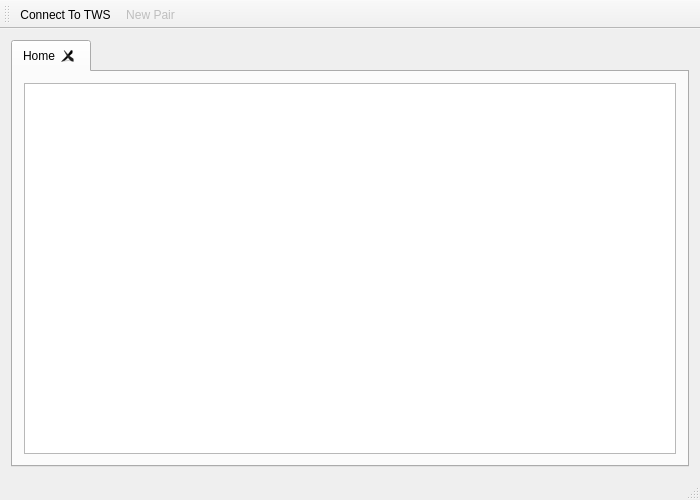
<?xml version="1.0" encoding="UTF-8"?>
<ui version="4.0">
 <class>MainWindow</class>
 <widget class="QMainWindow" name="MainWindow">
  <property name="geometry">
   <rect>
    <x>0</x>
    <y>0</y>
    <width>700</width>
    <height>500</height>
   </rect>
  </property>
  <property name="windowTitle">
   <string>nkny's Pairs Trading Platform</string>
  </property>
  <widget class="QWidget" name="centralWidget">
   <layout class="QHBoxLayout" name="horizontalLayout">
    <item>
     <widget class="QTabWidget" name="tabWidget">
      <property name="tabPosition">
       <enum>QTabWidget::North</enum>
      </property>
      <property name="currentIndex">
       <number>0</number>
      </property>
      <property name="tabsClosable">
       <bool>true</bool>
      </property>
      <property name="movable">
       <bool>true</bool>
      </property>
      <property name="tabBarAutoHide">
       <bool>false</bool>
      </property>
      <widget class="QWidget" name="homeTab">
       <attribute name="title">
        <string>Home</string>
       </attribute>
       <layout class="QVBoxLayout" name="verticalLayout">
        <item>
         <widget class="QTableWidget" name="homeTableWidget">
          <property name="sortingEnabled">
           <bool>true</bool>
          </property>
         </widget>
        </item>
       </layout>
      </widget>
     </widget>
    </item>
   </layout>
  </widget>
  <widget class="QMenuBar" name="menuBar">
   <property name="geometry">
    <rect>
     <x>0</x>
     <y>0</y>
     <width>700</width>
     <height>21</height>
    </rect>
   </property>
  </widget>
  <widget class="QToolBar" name="mainToolBar">
   <attribute name="toolBarArea">
    <enum>TopToolBarArea</enum>
   </attribute>
   <attribute name="toolBarBreak">
    <bool>false</bool>
   </attribute>
   <addaction name="actionConnect_To_TWS"/>
   <addaction name="action_New"/>
  </widget>
  <widget class="QStatusBar" name="statusBar"/>
  <action name="action_New">
   <property name="enabled">
    <bool>false</bool>
   </property>
   <property name="text">
    <string>&amp;New Pair</string>
   </property>
   <property name="toolTip">
    <string>Creates a new pair trade</string>
   </property>
  </action>
  <action name="actionConnect_To_TWS">
   <property name="text">
    <string>Connect To TWS</string>
   </property>
   <property name="toolTip">
    <string>Connects to the TWS API server</string>
   </property>
  </action>
 </widget>
 <layoutdefault spacing="6" margin="11"/>
 <resources/>
 <connections/>
</ui>
